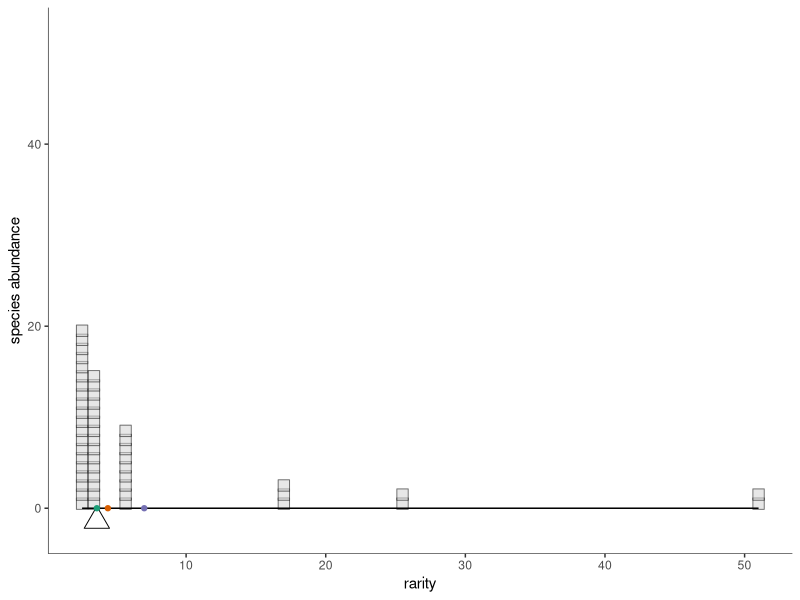

Reproduce this figure in R.
library(tidyverse)
library(ggthemes)

## TODO
## OPTIONAL: color the species (so that stacking becomes clear)
## fix box size for small max abundance so it doesn't e.g. cross y-axis
## think about squeezing when rarities aren't equal but are close s.t. boxes overlap
## select colors for reference points http://colorbrewer2.org/#type=qualitative&scheme=Dark2&n=3
## switch plotting order so that fulcrum point sits above reference points

library(scales) # trans_new() is in the scales library

epsPretty <- 0
offStart <- 0

pfun=function(x, pow, offset=offStart){
	if (pow==0) return(log(x))
	r <- sign(pow)*(x+offset)^pow
	return(r)
}

ipfun=function(x, pow, offset=offStart){
	if (pow==0) return(exp(x))
	r <- sign(pow)*(x)^(1/pow)
	return(r)
}

# Diversity function 
dfun<-function(ab, l){
	rp <- ab/sum(ab)
	return(ipfun(sum(rp*pfun(1/rp, l)),l))
}

# round numbers, more aggressively the larger they are
prettify <- function(breaks){
    digits <- -floor(log10(abs(breaks))) + 1
    digits[breaks == 0] <- 0
    return((round(breaks, digits = digits))[round(breaks, digits = digits)!=(-Inf)]) #klugey fix to -Inf
}

power_trans = function(pow) trans_new(name="power"
   , transform = function(x) pfun(x, pow)
	, inverse = function(x) ipfun(x, pow)
	, breaks = function(x) prettify(
		trans_breaks(
			function(x) pfun(x, pow), function(x) ipfun(x, pow), n = 6
		)(c(epsPretty,x)*1.1)
	)
   , domain = c(1, 10000)
)

# replicate to make stacks with geom_point
fancy_rep<-function(df){
    return(data.frame(df[rep(1:nrow(df), df$abundance),])
           %>% group_by(abundance) %>% mutate(gr=1:length(abundance))
    )
}

base_plot <- function(abundance, pointScale=200, fill_col="lightgrey", y_extent=max(abundance)){
    
	rf <- tibble(names = as.factor(1:length(abundance))
		, abundance
		, rarity = sum(abundance)/abundance
	)
	rfrepeated <-fancy_rep(rf) 

	pointsize <- pointScale/y_extent
	
	#This pretty much has to be 0.5 because the shape is centered on its x- and y-locations, but we want to offset so it rests upon it
	goff <- 0.5

	base <- (ggplot(rfrepeated, aes(x=rarity, y=abundance))
		+ geom_point(aes(y=gr-goff, alpha=0.2), size=pointsize, fill=fill_col, shape=22, color="black", stroke=0.5) #some stylistic things to deal with squeezing
		# +scale_size_continuous(limits=c(0, max(abundance)/200))
		# make plank
		+ geom_segment(
			aes(x, y, xend=xend, yend=yend)
			, data=data.frame(
				x=c(min(rf$rarity))
				, y=c(0)
				, xend=c(max(rf$rarity))
				, yend=c(0)
			)
		)
# adding this in let the boxes fill the y-space pretty well without gaps, don't think it ruined appearance of y-axis
		+scale_y_continuous(
		    expand=c(0,0)
		    , limits=c(y_extent-1.1*y_extent, 1.1*y_extent)
		)
		+ labs(y="species abundance")
	)
	return(theme_plot(base))
}

theme_plot <- function(p){
	return(p
		+ theme_tufte(base_family = "sans")
		+ theme(legend.position="none")
		+ theme(
			axis.line.x = element_line(
				colour = 'black', size=0.2, linetype='solid'
			), axis.line.y =  element_line(
				colour = 'black', size=0.2, linetype='solid'
			)
		)
	)
}

scale_plot <- function(ab, ell, fill_col="lightgrey", y_extent=max(ab)){
    ab<-ab[ab!=0]
	div <- dfun(ab, ell)
	print(div)
	return (base_plot(ab, fill_col=fill_col, y_extent=y_extent) 
		+ geom_point(
			data=tibble(x=div, y=-0.028*y_extent)# don't recall why 0.028, but it gets fulcrum point just right. 
			, size=6, shape=2
			, aes(x, y)
		)
		# + scale_x_continuous(trans=power_trans(pow=ell))
		# + coord_cartesian(clip="off")
	)
}

mean_points <- function(ab, ell){
    ab<-ab[ab!=0]
	div <- Vectorize(dfun, vectorize.args=("l"))(ab, ell)
	return(geom_point(
		data=tibble(x=div, y=0*div, clr=1:length(div))
		, aes(x, y, color=as.factor(clr))
	))
}

rarity_plot <- function(ab, ell, means=-1:1, ...){
    ab<-ab[ab!=0]
	return(
		scale_plot(ab, ell,...) 
		+ mean_points(ab, means)
		+ scale_color_brewer(type="qual", palette="Dark2") #playing with color choices
	)
}

rarity_series <- function(ab, lrange=-1:1, means=lrange){
	for(l in lrange){
		print(rarity_plot(ab, l, means))
	}
}

# ab <- c(20, 15, 9, 3, 2, 1, 1)
# ab <- c(100, 20, 15, 9, 3, 2, 1, 1)
# 
# rarity_series(ab, 1:-1)
# rarity_series(ab, 0, 1:-1)

#some SADs to play with

# ab <- c(20, 15, 9, 3, 2, 1, 1)
# ab <- c(100, 20, 15, 9, 3, 2, 1, 1)
# ab<-c(50,30,20,0,0,0)
# ab<-c(4,3,2)
ab <- c(20, 15, 9, 3, 2, 1, 1,0,0)
# ab <- c(200,100, 20, 15, 9, 3, 2, 1, 1)
# ab<-floor(exp(rnorm(50, 4,1.5)))
# 
# quartz()
# rarity_plot(ab, 1)
# 
# quartz()
# rarity_plot(ab, 0)
# 
quartz()
rarity_plot(ab=ab, ell=-1, fill="lightgrey", y_extent=50)
# 
